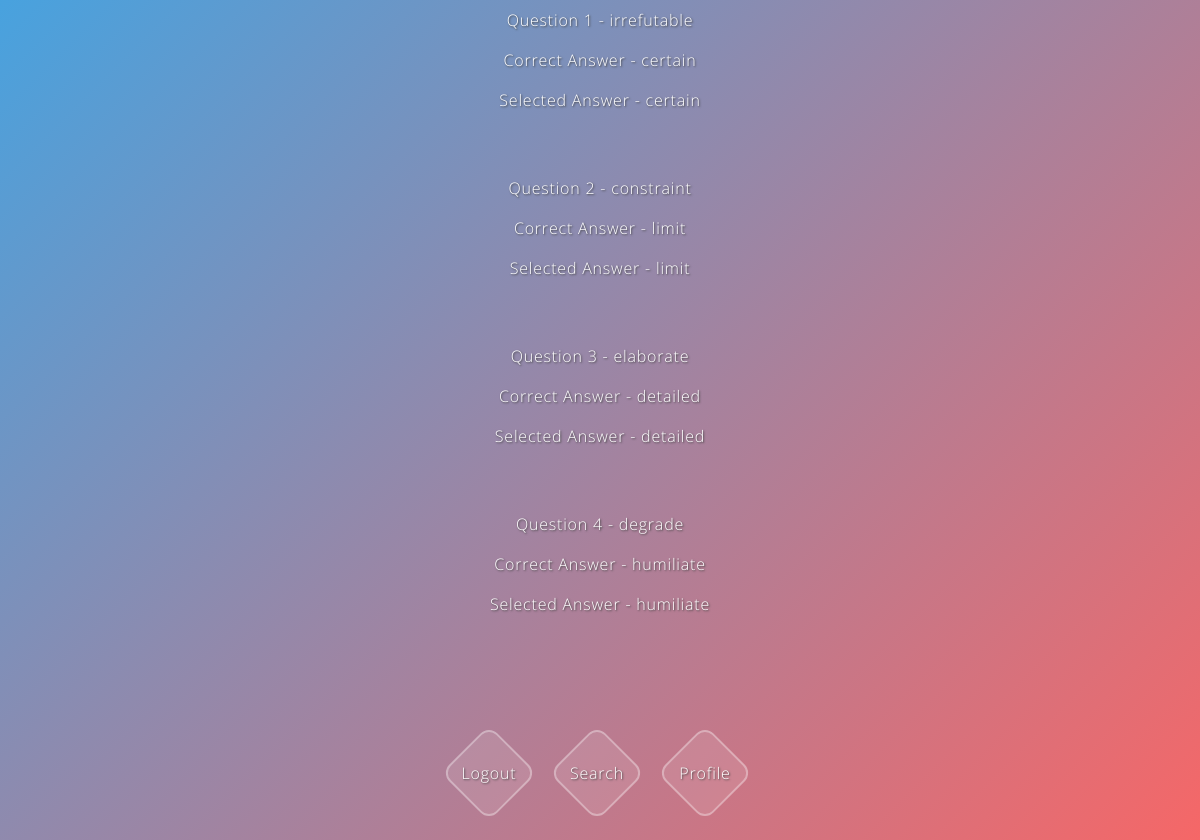
Page /actualquiz/1 (signed in) on the committed database.
### app/models.py (models this page shows)
class Quiz(models.Model):
    user = models.ForeignKey(UserProfile, on_delete=models.CASCADE)
    q1 = models.ForeignKey(Game, on_delete=models.CASCADE, related_name="q1")
    q1selected = models.CharField(max_length=200, blank=True, null=True)
    q2 = models.ForeignKey(Game, on_delete=models.CASCADE, related_name="q2")
    q2selected = models.CharField(max_length=200, blank=True, null=True)
    q3 = models.ForeignKey(Game, on_delete=models.CASCADE, related_name="q3")
    q3selected = models.CharField(max_length=200, blank=True, null=True)
    q4 = models.ForeignKey(Game, on_delete=models.CASCADE, related_name="q4")
    q4selected = models.CharField(max_length=200, blank=True, null=True)

class Game(models.Model):
    question = models.CharField(max_length=200, blank=True, null=True)
    answer = models.CharField(max_length=200, blank=True, null=True)
    def __str__(self):
        return str(self.question)

### app/views.py (the view)
# urls.py: url(r'^actualquiz/(\d+)$', views.actualquiz, name='actualquiz'),
@login_required(login_url='app:login')
def actualquiz(request, id):
    if request.method == 'POST':
        count = 0
        s1 = request.POST.get('ques1', '')
        s2 = request.POST.get('ques2', '')
        s3 = request.POST.get('ques3', '')
        s4 = request.POST.get('ques4', '')
        quiz = Quiz.objects.get(id=id)
        if quiz.q1.answer == s1:
            count = count + 1
        if quiz.q2.answer == s2:
            count = count + 1
        if quiz.q3.answer == s3:
            count = count + 1
        if quiz.q4.answer == s4:
            count = count + 1
        quiz.q1selected = s1
        quiz.q2selected = s2
        quiz.q3selected = s3
        quiz.q4selected = s4
        quiz.save()
        user = request.user
        Profile = UserProfile.objects.get(user=user)
        Profile.totalQues = Profile.totalQues + 4
        Profile.totalAns = Profile.totalAns + count
        Profile.save()
        user_profile = UserProfile.objects.get(user=request.user)
        student_profile_url = '/user_profile/' + str(user_profile.id)
        return HttpResponseRedirect(student_profile_url)
    else:
        quiz = Quiz.objects.get(id=id)
        if not quiz.q1selected:
            game = Game.objects.all()
            a = len(game)
            options1 = [quiz.q1.answer]
            options2 = [quiz.q2.answer]
            options3 = [quiz.q3.answer]
            options4 = [quiz.q4.answer]
            while(len(options1) != 4):
                k = random.randint(0, a-1)
                if options1.count(game[k].answer) == 0:
                    options1.append(game[k].answer)
            while(len(options2) != 4):
                k = random.randint(0, a-1)
                if options2.count(game[k].answer) == 0:
                    options2.append(game[k].answer)
            while(len(options3) != 4):
                k = random.randint(0, a-1)
                if options3.count(game[k].answer) == 0:
                    options3.append(game[k].answer)
            while(len(options4) != 4):
                k = random.randint(0, a-1)
                if options4.count(game[k].answer) == 0:
                    options4.append(game[k].answer)
            options1.sort()
            options2.sort()
            options3.sort()
            options4.sort()
            print(options1)
            print(options2)
            print(options3)
            print(options4)
            return render(request, 'app/quiz.html', {'quiz': quiz, 'options1': options1, 'options2': options2,
                                                     'options3': options3, 'options4': options4, 'f': 0})
        else:
            quiz = Quiz.objects.get(id=id)
            return render(request, 'app/quiz.html', {'quiz': quiz, 'f': 1})

### app/templates/app/quiz.html (shortened to what this page needs)
{%  if f == 1 %}
                <h3>Question 1 - {{quiz.q1}}</h3>
                <h3>Correct Answer - {{quiz.q1.answer}}
                <h3>Selected Answer - {{quiz.q1selected}}
                <br />
                <br />
                <br />
                <h3>Question 2 - {{quiz.q2}}</h3>
                <h3>Correct Answer - {{quiz.q2.answer}}
                <h3>Selected Answer - {{quiz.q2selected}}
                <br />
                <br />
                <br />
                <h3>Question 3 - {{quiz.q3}}</h3>
                <h3>Correct Answer - {{quiz.q3.answer}}
                <h3>Selected Answer - {{quiz.q3selected}}
                <br />
                <br />
                <br />
                <h3>Question 4 - {{quiz.q4}}</h3>
                <h3>Correct Answer - {{quiz.q4.answer}}
                <h3>Selected Answer - {{quiz.q4selected}}
                <br />
                <br />
                <br />
 <div class="container">
    <ul class="social">
      <li class="facebook"><a href="{% url 'app:logout' %}">Logout</a></li>
       <li class="sociali"><a href="{% url 'app:search' %}">Search</a></li>
      <li class="mail"><a href="app:user_profile' prof.id %}">Profile</a></li>
    </ul>
  </div>
{% endif %}

### app/templates/app/quiz.html (style rules this page uses)
* { -moz-box-sizing: border-box; -webkit-box-sizing: border-box; box-sizing: border-box; }
h3 { text-align:center; font-size:16px; font-weight:300; color:#ffffff; text-shadow: 1px 1px 2px #444444; margin: 0.5em 0 1em 0; }
.container { left: 50%; margin:6em 0 0 -108px; position: absolute; }
.social { position: relative; height: 3em; width: 13.5em; }
.social li { border-radius:10px; display: block; height: 4em; line-height: 4em; margin: -2.2em; position: absolute; transition: all 0.5s ease-in-out; transform: rotate(45deg); text-align: center; width: 4em; box-shadow: 0 0 0 2px rgba(255,255,255,0.4); }
.social a { color: #ffffff; text-decoration:none; display: block; height: 4em; line-height: 4em; text-align: center; transform: rotate(-45deg); width: 4em; }
.facebook { background:rgba(255,255,255,0.1); left: 0; top: 0%; }
.sociali { background:rgba(255,255,255,0.1); left: 50%; top: 0; }
.mail { background:rgba(255,255,255,0.1); left: 100%; top: 0; }

### rows in the picture
Quiz: q1 "irrefutable", q1.answer "certain", q1selected "certain", q2 "constraint", q2.answer "limit", q2selected "limit", q3 "elaborate", q3.answer "detailed", q3selected "detailed", q4 "degrade", q4.answer "humiliate", q4selected "humiliate"
